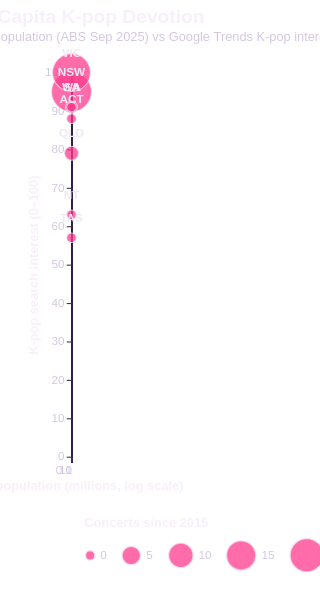

Write the Vega-Lite specification saved for this chart.
### Vega-Lite specification from a JSON file in a GitHub repository (floating-point values rounded to 4 significant figures)
{"title": {"text": "Per-Capita K-pop Devotion", "subtitle": "State population (ABS Sep 2025) vs Google Trends K-pop interest (May 2025–May 2026); bubble size = K-pop concerts since 2015.", "anchor": "start", "fontSize": 18, "subtitleFontSize": 12, "subtitleColor": "#d4c7e0"}, "width": "container", "height": 360, "autosize": {"type": "fit-x", "contains": "padding"}, "config": {"view": {"stroke": null}, "axis": {"labelFontSize": 11, "titleFontSize": 12, "labelColor": "#d4c7e0", "titleColor": "#f7f0fa", "tickColor": "#3a2a55", "domainColor": "#3a2a55", "gridColor": "#26193e"}, "legend": {"orient": "bottom", "titleFontSize": 12, "labelFontSize": 11, "padding": 12, "offset": 12, "columns": 0, "labelColor": "#d4c7e0", "titleColor": "#f7f0fa"}, "background": "transparent", "title": {"color": "#f7f0fa", "subtitleColor": "#d4c7e0"}, "header": {"labelColor": "#f0e9f5", "titleColor": "#f0e9f5", "labelFontSize": 13, "labelFontWeight": "bold"}}, "data": {"values": [{"state": "NSW", "pop_millions": 8.62, "interest": 95, "concerts": 29}, {"state": "VIC", "pop_millions": 7.1, "interest": 100, "concerts": 26}, {"state": "QLD", "pop_millions": 5.69, "interest": 79, "concerts": 2}, {"state": "WA", "pop_millions": 3.06, "interest": 91, "concerts": 1}, {"state": "SA", "pop_millions": 1.91, "interest": 91, "concerts": 0}, {"state": "TAS", "pop_millions": 0.58, "interest": 57, "concerts": 0}, {"state": "ACT", "pop_millions": 0.49, "interest": 88, "concerts": 0}, {"state": "NT", "pop_millions": 0.27, "interest": 63, "concerts": 0}]}, "layer": [{"mark": {"type": "circle", "opacity": 0.75, "stroke": "#f0e9f5", "strokeWidth": 1}, "encoding": {"x": {"field": "pop_millions", "type": "quantitative", "title": "State population (millions, log scale)", "scale": {"type": "log"}}, "y": {"field": "interest", "type": "quantitative", "title": "K-pop search interest (0–100)"}, "size": {"field": "concerts", "type": "quantitative", "title": "Concerts since 2015", "scale": {"range": [80, 1400]}}, "color": {"value": "#ff3b8c", "legend": {"orient": "bottom"}}, "tooltip": [{"field": "state", "title": "State"}, {"field": "pop_millions", "title": "Population (M)"}, {"field": "interest", "title": "K-pop interest"}, {"field": "concerts", "title": "Concerts"}]}}, {"mark": {"type": "text", "dy": -18, "fontWeight": "bold", "color": "#f0e9f5"}, "encoding": {"x": {"field": "pop_millions", "type": "quantitative", "scale": {"type": "log"}}, "y": {"field": "interest", "type": "quantitative"}, "text": {"field": "state"}}}], "$schema": "https://vega.github.io/schema/vega-lite/v5.json", "padding": {"left": 24, "right": 24, "top": 8, "bottom": 8}}
